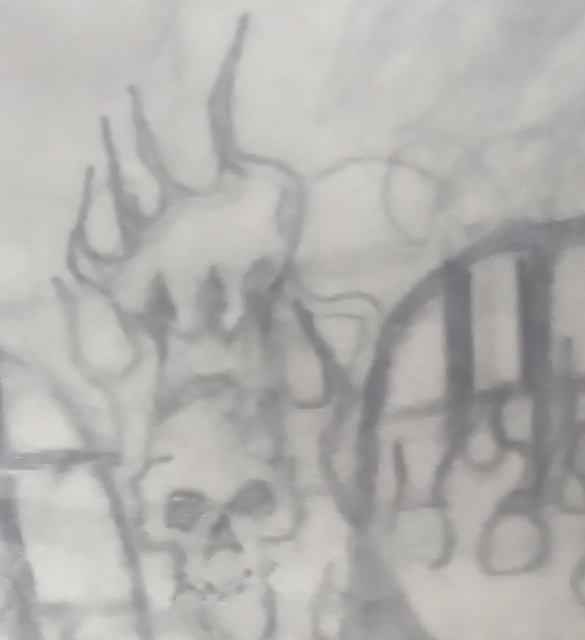
#> input picture assets/reaper_elements/reaper_face.png, 1170 x 1280 px (shown at 1/2 size)
$ python -i isolate_prison_scene.py   (imports and definitions only)
#> lines starting #> are read from the running program, lines starting #| are printed output that depends on the picture; after the words box and inside, x2 and y2 are one past the last pixel; in counts of white or black regions, pixels touching at a corner belong together
#!/usr/bin/env python3
"""Isolate prison scene drawing elements and build an inspection board."""

import argparse
from pathlib import Path

from PIL import Image, ImageChops, ImageDraw, ImageFilter, ImageFont, ImageOps, ImageTk


SOURCE_FILES = {
    "prison": "prison_fire.png",
    "reaper": "reaper_face.png",
    "skull_1": "skull_1_reaper_face.png",
    "skull_2": "skull_2_lower_left.png",
    "skull_3": "skull_3_lower_center.png",
    "skull_4": "skull_4_right_mound.png",
}


def _percentile_from_hist(hist, pct):
    total = sum(hist)
    if total <= 0:
        return 0
    target = max(0, min(total - 1, int(total * pct)))
    running = 0
    for idx, value in enumerate(hist):
        running += value
        if running > target:
            return idx
    return 255


def _combined_histograms(histograms):
    out = [0] * 256
    for hist in histograms:
        for idx, value in enumerate(hist):
            out[idx] += value
    return out


def _edge_hist(gray):
    w, h = gray.size
    edge = max(2, int(min(w, h) * 0.02))
    top = gray.crop((0, 0, w, edge)).histogram()
    bottom = gray.crop((0, h - edge, w, h)).histogram()
    left = gray.crop((0, edge, edge, h - edge)).histogram()
    right = gray.crop((w - edge, edge, w, h - edge)).histogram()
    return _combined_histograms([top, bottom, left, right])


def _alpha_from_gray(gray):
    edge_hist = _edge_hist(gray)
    paper_tone = _percentile_from_hist(edge_hist, 0.72)
    smooth_radius = max(6, int(min(gray.size) * 0.025))
    smooth = gray.filter(ImageFilter.GaussianBlur(radius=smooth_radius))
    local_depth = ImageChops.subtract(smooth, gray)
    global_depth = gray.point(lambda px, bg=paper_tone: max(0, bg - px), "L")
    depth = ImageChops.lighter(local_depth, global_depth)
    depth = ImageOps.autocontrast(depth, cutoff=1)

    depth_hist = depth.histogram()
    floor = _percentile_from_hist(depth_hist, 0.68)
    floor = max(18, min(96, floor))
    alpha = depth.point(
        lambda px, base=floor: 0 if px <= base else min(255, int((px - base) * 255 / max(1, 255 - base))),
        "L",
    )
    return alpha


def _crop_to_content(rgba, alpha):
    strong = alpha.point(lambda px: 255 if px > 28 else 0, "L")
    bbox = strong.getbbox()
    if bbox is None:
        return rgba, alpha
    x0, y0, x1, y1 = bbox
    pad = max(6, int(min(rgba.size) * 0.015))
    x0 = max(0, x0 - pad)
    y0 = max(0, y0 - pad)
    x1 = min(rgba.width, x1 + pad)
    y1 = min(rgba.height, y1 + pad)
    crop_box = (x0, y0, x1, y1)
    return rgba.crop(crop_box), alpha.crop(crop_box)


def isolate_element(source_path):
    rgb = ImageOps.exif_transpose(Image.open(source_path)).convert("RGB")
#> rgb is the input picture: PIL image 1170x1280 RGB; mean R, G, B 178.9, 177.5, 175.2
    gray = rgb.convert("L")
    alpha = _alpha_from_gray(gray)
#> in _edge_hist, `top = gray.crop((0, 0, w, edge)).histogram()`: top = 256 values, max 1830 at index 205, min 0 at index 0, mean 105.1
#> in _edge_hist, `bottom = gray.crop((0, h - edge, w, h)).histogram()`: bottom = 256 values, max 1188 at index 190, min 0 at index 0, mean 105.1
#> in _edge_hist, `left = gray.crop((0, edge, edge, h - edge)).histogram()`: left = 256 values, max 1761 at index 200, min 0 at index 0, mean 110.9
#> in _edge_hist, `right = gray.crop((w - edge, edge, w, h - edge)).histogram()`: right = 256 values, max 1565 at index 172, min 0 at index 0, mean 110.9
#> in _alpha_from_gray, `edge_hist = _edge_hist(gray)`: edge_hist = 256 values, max 3464 at index 200, min 0 at index 0, mean 432
#> in _percentile_from_hist, `total = sum(hist)`: total = 110584
#> in _percentile_from_hist, `target = max(0, min(total - 1, int(total * pct)))`: target = 79620
#> after the loop in _percentile_from_hist, `for idx, value in enumerate(hist):`: running = 82399
#> in _alpha_from_gray, `paper_tone = _percentile_from_hist(edge_hist, 0.72)`: paper_tone = 197
#> in _alpha_from_gray, `smooth = gray.filter(ImageFilter.GaussianBlur(radius=smooth_radius))`:
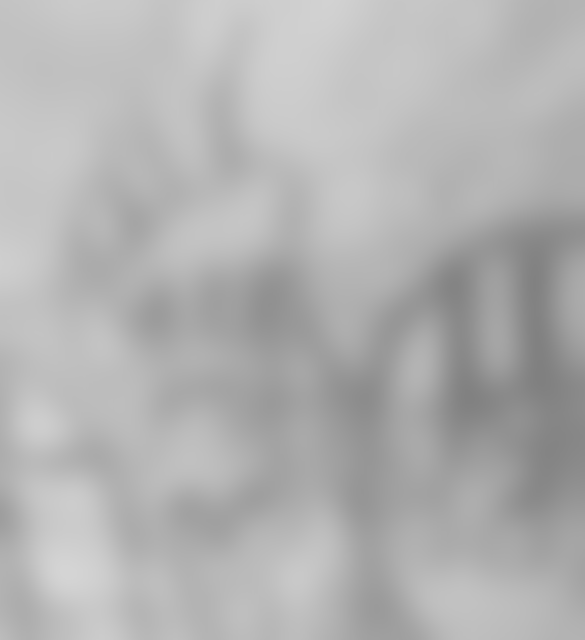
#> smooth: PIL image 1170x1280 L (shown at 1/2 size); min 128, max 212, mean 177.7
#> in _alpha_from_gray, `local_depth = ImageChops.subtract(smooth, gray)`:
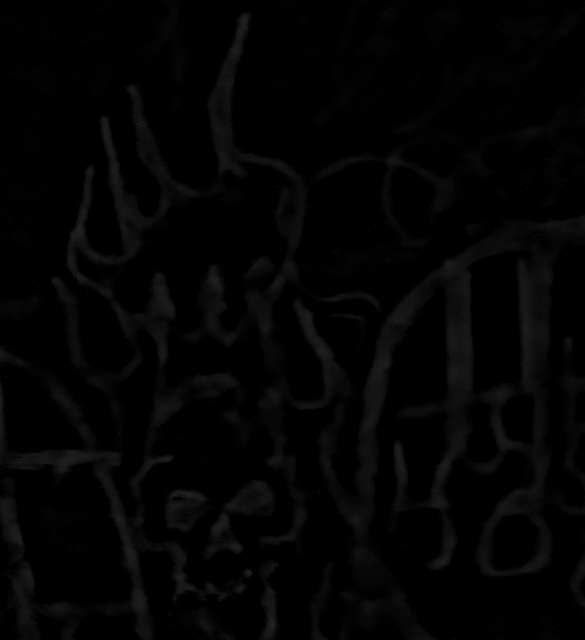
#> local_depth: PIL image 1170x1280 L (shown at 1/2 size); min 0, max 61, mean 3.5
#> in _alpha_from_gray, `global_depth = gray.point(lambda px, bg=paper_tone: max(0, bg - px), "..`:
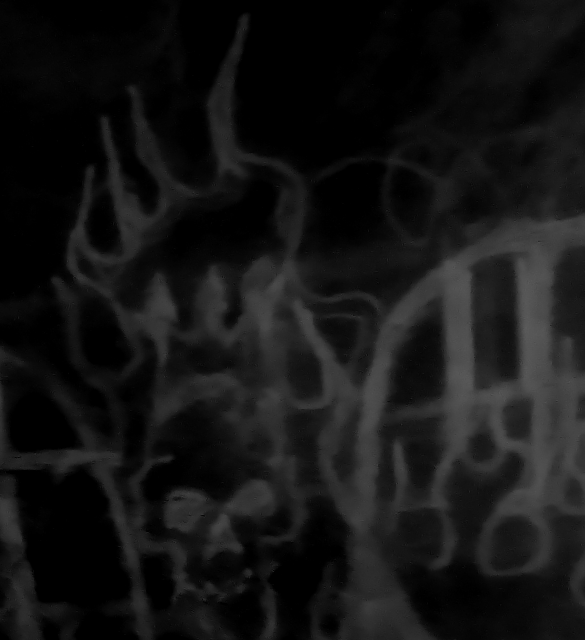
#> global_depth: PIL image 1170x1280 L (shown at 1/2 size); min 0, max 99, mean 20.3
#> in _alpha_from_gray, `depth = ImageOps.autocontrast(depth, cutoff=1)`:
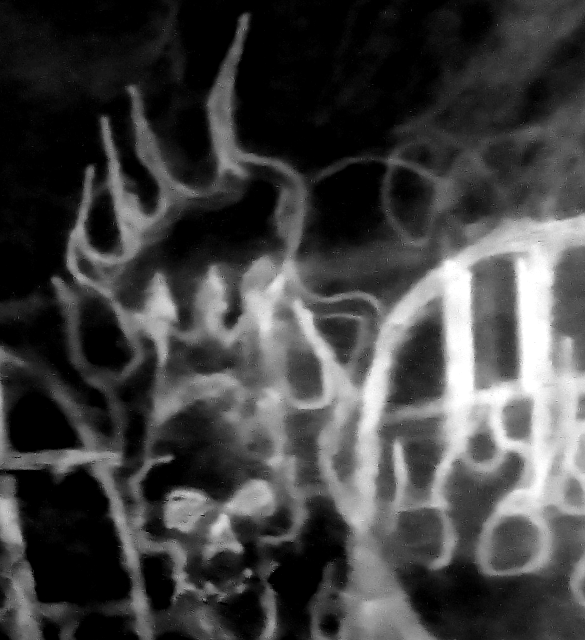
#> depth: PIL image 1170x1280 L (shown at 1/2 size); min 0, max 255, mean 65.1
#> in _alpha_from_gray, `depth_hist = depth.histogram()`: depth_hist = 256 values, max 271333 at index 0, min 0 at index 1, mean 5850
#> the loop in _percentile_from_hist, `for idx, value in enumerate(hist):` made 84 passes
#> (value, running) on passes 1 to 12: (271333, 271333), (0, 271333), (0, 271333), (55844, 327177), (0, 327177), (0, 327177), (48691, 375868), (0, 375868), (0, 375868), (43246, 419114), (0, 419114), (0, 419114)
#> after the loop in _percentile_from_hist, `for idx, value in enumerate(hist):`: running = 1023440
#> in _alpha_from_gray, `floor = _percentile_from_hist(depth_hist, 0.68)`: floor = 83
#> in _alpha_from_gray, `alpha = depth.point( lambda px, base=floor: 0 if px <= base else min(2..`:
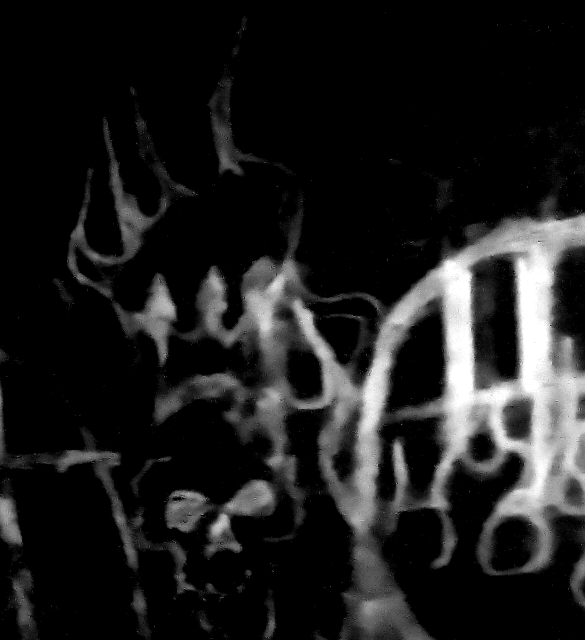
#> alpha: PIL image 1170x1280 L (shown at 1/2 size); min 0, max 255, mean 30
    art = ImageOps.colorize(gray, black="#131821", white="#f0f5ff").convert("RGBA")
    art.putalpha(alpha)
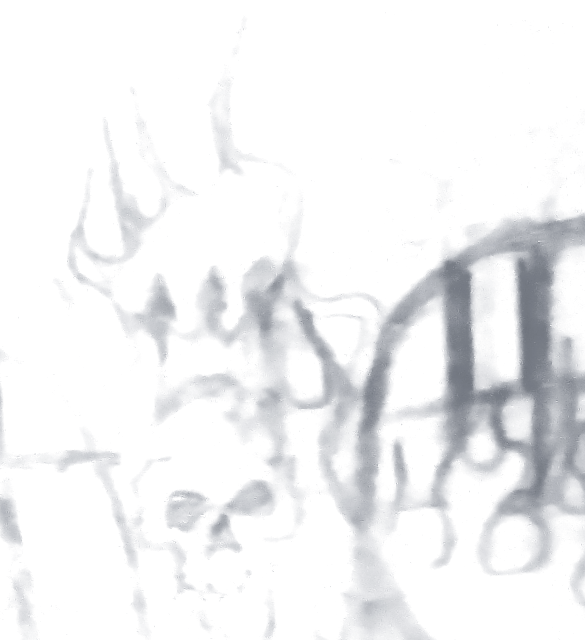
#> art: PIL image 1170x1280 RGBA (shown at 1/2 size); mean R, G, B, A 172.6, 177.6, 187.2, 30; transparent parts drawn white
    cropped_art, _ = _crop_to_content(art, alpha)
#> in _crop_to_content, `strong = alpha.point(lambda px: 255 if px > 28 else 0, "L")`:
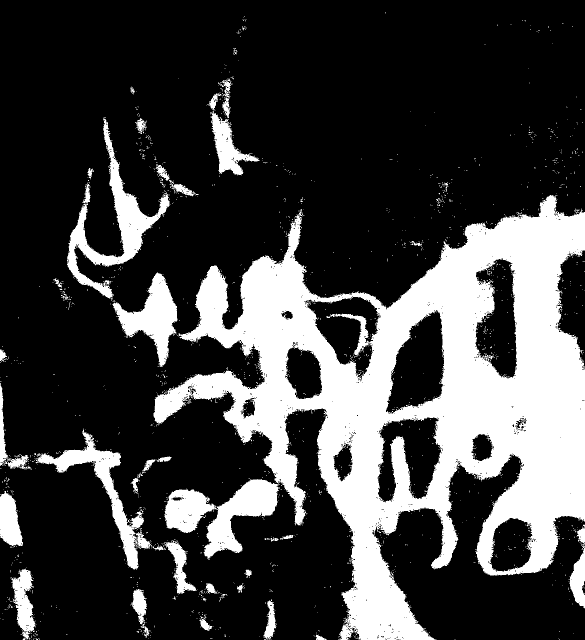
#> strong: PIL image 1170x1280 L (shown at 1/2 size); 25.6% white; 1725 white regions (1675 under 20 px), largest, box (x1, y1, x2, y2) and area: (307, 390, 1170, 1280) 301884, (329, 958, 560, 1118) 16025, (134, 237, 339, 598) 14821
#> in _crop_to_content, `bbox = strong.getbbox()`: bbox = (0, 24, 1170, 1280)
#> in _crop_to_content, `x0, y0, x1, y1 = bbox`: x0 = 0; y0 = 24; x1 = 1170; y1 = 1280
#> in _crop_to_content, `y0 = max(0, y0 - pad)`: y0 = 7
#> in _crop_to_content, `crop_box = (x0, y0, x1, y1)`: crop_box = (0, 7, 1170, 1280)
    return cropped_art


# [86 lines left out: functions build_board, preview_board, main, not called in this run]


# [2 lines not run here, left out]

>>> result = isolate_element('../assets/reaper_elements/reaper_face.png')

$ run again, on assets/reaper_elements/contact_sheet_independent_full_prison.png
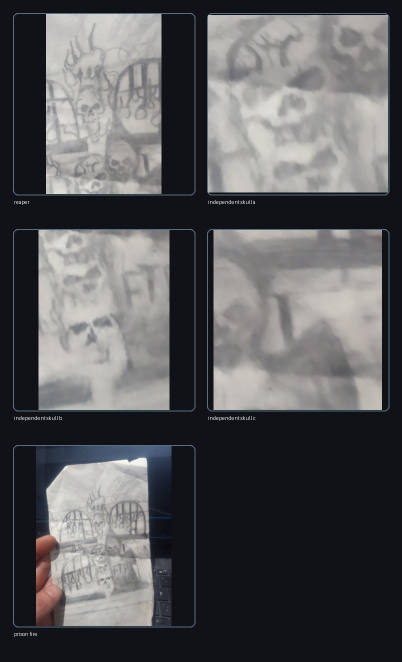
#> input picture assets/reaper_elements/contact_sheet_independent_full_prison.png, 804 x 1324 px (shown at 1/2 size)
#> in isolate_element, rgb is the input picture: PIL image 804x1324 RGB; mean R, G, B 88.6, 88.8, 91.3
#> top = 256 values, max 12864 at index 18, min 0 at index 0, mean 50.25
#> bottom has the same summary as top
#> left = 256 values, max 20672 at index 18, min 0 at index 0, mean 80.75
#> right has the same summary as left
#> edge_hist = 256 values, max 67072 at index 18, min 0 at index 0, mean 262
#> total = 67072
#> target = 48291
#> the loop in _percentile_from_hist, `for idx, value in enumerate(hist):` made 19 passes
#> (value, running) on passes 1 to 8: (0, 0), (0, 0), (0, 0), (0, 0), (0, 0), (0, 0), (0, 0), (0, 0)
#> after the loop in _percentile_from_hist, `for idx, value in enumerate(hist):`: running = 67072
#> paper_tone = 18
#> depth_hist = 256 values, max 546789 at index 0, min 0 at index 1, mean 4158.2
#> the loop in _percentile_from_hist, `for idx, value in enumerate(hist):` made 26 passes
#> (value, running) on passes 1 to 8: (546789, 546789), (0, 546789), (0, 546789), (22947, 569736), (0, 569736), (0, 569736), (0, 569736), (35057, 604793)
#> after the loop in _percentile_from_hist, `for idx, value in enumerate(hist):`: running = 734993
#> floor = 25
#> in _crop_to_content, `strong = alpha.point(lambda px: 255 if px > 28 else 0, "L")`:
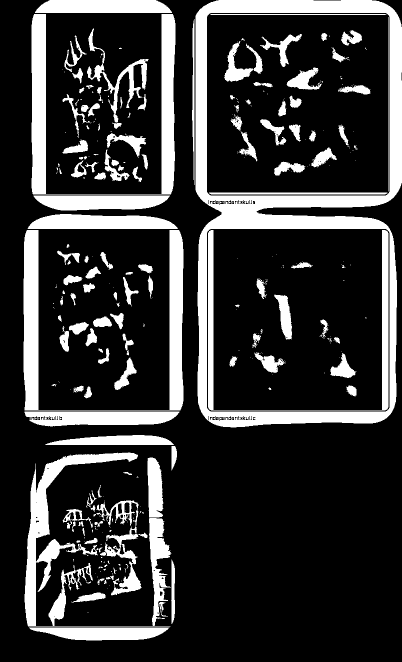
#> strong: PIL image 804x1324 L (shown at 1/2 size); 21.2% white; 384 white regions (246 under 20 px), largest, box (x1, y1, x2, y2) and area: (391, 0, 804, 855) 65271, (49, 905, 343, 1253) 20719, (47, 460, 367, 821) 20152
#> bbox = (47, 0, 804, 1281)
#> in _crop_to_content, `x0, y0, x1, y1 = bbox`: x0 = 47; y0 = 0; x1 = 804; y1 = 1281
#> in _crop_to_content, `x0 = max(0, x0 - pad)`: x0 = 35
#> in _crop_to_content, `y1 = min(rgba.height, y1 + pad)`: y1 = 1293
#> crop_box = (35, 0, 804, 1293)
#> in isolate_element, `cropped_art, _ = _crop_to_content(art, alpha)`:
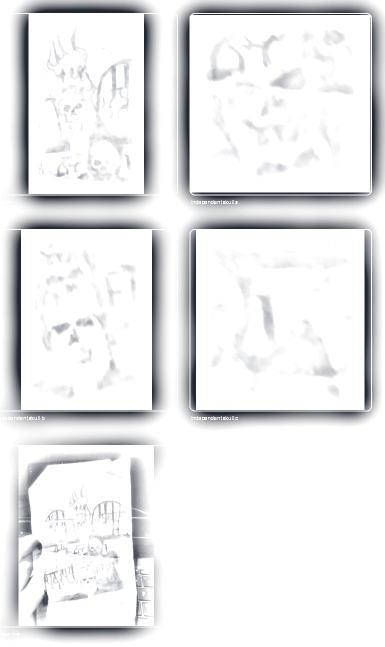
#> cropped_art: PIL image 769x1293 RGBA (shown at 1/2 size); mean R, G, B, A 99.7, 104.7, 114.1, 26.8; transparent parts drawn white

$ run again, on assets/reaper_elements/independent_skull_a.png
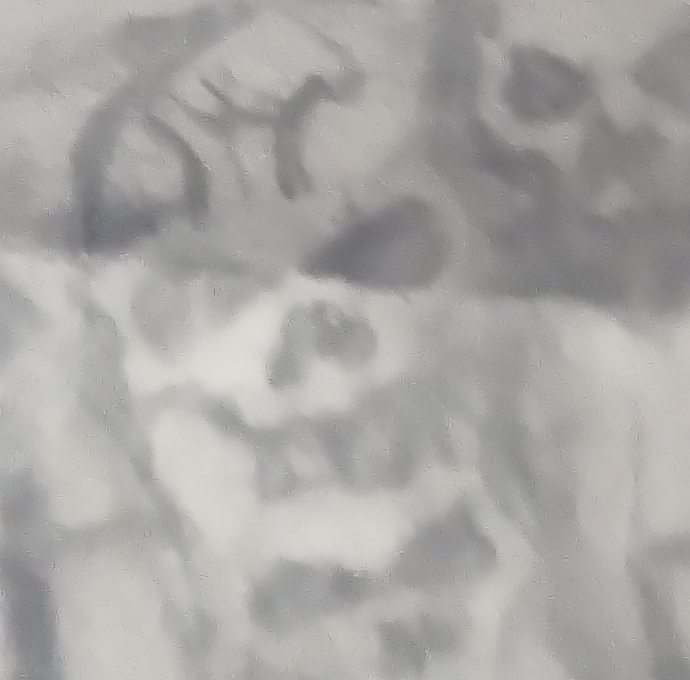
#> input picture assets/reaper_elements/independent_skull_a.png, 690 x 680 px
#> in isolate_element, rgb is the input picture: PIL image 690x680 RGB; mean R, G, B 169.3, 167.5, 165.1
#> top = 256 values, max 486 at index 169, min 0 at index 0, mean 35.04
#> bottom = 256 values, max 319 at index 182, min 0 at index 0, mean 35.04
#> left = 256 values, max 340 at index 181, min 0 at index 0, mean 33.21
#> right = 256 values, max 585 at index 191, min 0 at index 0, mean 33.21
#> edge_hist = 256 values, max 1013 at index 191, min 0 at index 0, mean 136.5
#> total = 34944
#> target = 25159
#> after the loop in _percentile_from_hist, `for idx, value in enumerate(hist):`: running = 25505
#> paper_tone = 183
#> in _alpha_from_gray, `depth = ImageOps.autocontrast(depth, cutoff=1)`:
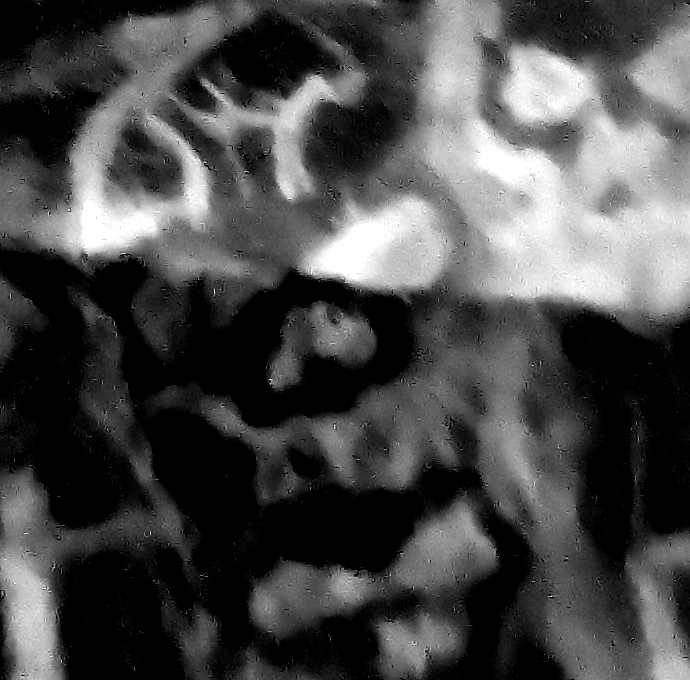
#> depth: PIL image 690x680 L; min 0, max 255, mean 74
#> depth_hist = 256 values, max 118537 at index 0, min 0 at index 1, mean 1832.8
#> the loop in _percentile_from_hist, `for idx, value in enumerate(hist):` made 98 passes
#> (value, running) on passes 1 to 8: (118537, 118537), (0, 118537), (0, 118537), (0, 118537), (10394, 128931), (0, 128931), (0, 128931), (0, 128931)
#> after the loop in _percentile_from_hist, `for idx, value in enumerate(hist):`: running = 319966
#> in _alpha_from_gray, `floor = _percentile_from_hist(depth_hist, 0.68)`: floor = 97
#> in _alpha_from_gray, `floor = max(18, min(96, floor))`: floor = 96
#> in _crop_to_content, `strong = alpha.point(lambda px: 255 if px > 28 else 0, "L")`:
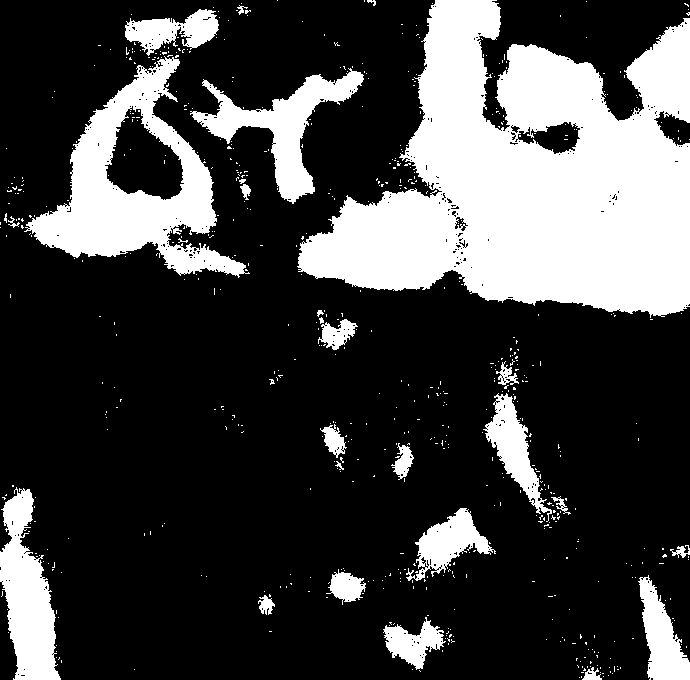
#> strong: PIL image 690x680 L; 26.1% white; 643 white regions (617 under 20 px), largest, box (x1, y1, x2, y2) and area: (297, 0, 690, 318) 74769, (24, 56, 250, 278) 17404, (0, 487, 61, 680) 6740
#> bbox = (0, 0, 690, 680)
#> x0 = 0; x1 = 690; y1 = 680
#> crop_box = (0, 0, 690, 680)
